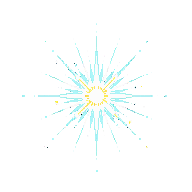
#> input picture docs/design/references/sniper_projectile_vfx/pixellab_deadeye_endpoint_impact_source.png, 192 x 192 px
$ python -i build_pack.py   (imports and definitions only)
#> lines starting #> are read from the running program, lines starting #| are printed output that depends on the picture
#> further down, picture is the input picture: PIL image 192x192 RGBA; mean R, G, B, A 24.2, 30.4, 34.4, 21.2
#!/usr/bin/env python3
"""Build the SCRUM-934 Sniper VFX component pack from PixelLab sources.

The four source PNGs are immutable PixelLab MCP downloads.  This script only
performs deterministic alpha cleanup, combat-alpha limiting, padding QA and
preview/report generation.  It does not paint replacement art.
"""

from __future__ import annotations

from hashlib import sha256
import json
import math
from pathlib import Path
import shutil

from PIL import Image, ImageDraw, ImageFont


ROOT = Path(__file__).resolve().parents[4]
REF = ROOT / "docs/design/references/sniper_projectile_vfx"
PREVIEW = ROOT / "docs/design/previews/sniper_projectile_vfx_contact.png"
RUNTIME = ROOT / "assets/sprites/effects"

ASSETS = {
    "sniper_shatter_rounds_projectile": {
        "weapon_id": "sniper_shatter_rounds",
        "role": "repeatable physical projectile, right-facing canonical source",
        "pixel_lab_id": "7da22aa9-112f-4f01-942b-4f6d9d85c380",
        "source": "pixellab_shatter_rounds_projectile_source.png",
        "accepted": "accepted_shatter_rounds_projectile.png",
        "runtime": "vfx_weapon_sniper_shatter_rounds_projectile.png",
        "size": [128, 64],
        "display_size": [48, 24],
        "prompt": (
            "One single small horizontal supersonic sniper projectile pointing right, "
            "blackened steel needle bullet with a tiny pale icy-cyan luminous tail, "
            "sharp readable silhouette at 16 to 24 pixels, D&D dark fantasy pixel art, "
            "restrained selective outline, centered with abundant empty transparent "
            "space. Object only: no gun, no shooter, no explosion, no text, no border, "
            "no background."
        ),
    },
    "sniper_deadeye_rifle_endpoint_impact": {
        "weapon_id": "sniper_deadeye_rifle",
        "role": "precise locked-shot endpoint hit flash",
        "pixel_lab_id": "371efe43-2f92-4c5d-9421-2d56b1eb4895",
        "source": "pixellab_deadeye_endpoint_impact_source.png",
        "accepted": "accepted_deadeye_endpoint_impact.png",
        "runtime": "vfx_weapon_sniper_deadeye_rifle_endpoint_impact.png",
        "size": [192, 192],
        "display_size": [96, 96],
        "prompt": (
            "Compact endpoint hit impact for a precision fantasy sniper shot, white-hot "
            "pinprick center with a narrow gold cross-flash and a few icy cyan steel "
            "shards, crisp directional burst readable at combat scale, D&D dark fantasy "
            "pixel art, centered with safe transparent gutter. Impact only: no gun, no "
            "bullet trail, no character, no magic circle, no text, no border, no background."
        ),
    },
    "sniper_spotter_scope_telegraph": {
        "weapon_id": "sniper_spotter_scope",
        "role": "semi-transparent pending artillery danger zone",
        "pixel_lab_id": "7d95f053-d8d2-4f26-abb9-deeb3c52b3a8",
        "source": "pixellab_spotter_scope_telegraph_source.png",
        "accepted": "accepted_spotter_scope_telegraph.png",
        "runtime": "vfx_weapon_sniper_spotter_scope_telegraph.png",
        "size": [256, 256],
        "display_size": [160, 160],
        "prompt": (
            "Flat top-down pending artillery targeting telegraph: one thin semi-transparent "
            "crimson red circular to slightly oval ring with four restrained black-iron "
            "gothic sight ticks, empty transparent center, calm readable danger-zone outline "
            "for a dark fantasy D&D game. Marker only: no explosion, no beam, no weapon, no "
            "runes, no text, no solid fill, no border, no background."
        ),
    },
    "sniper_spotter_scope_impact": {
        "weapon_id": "sniper_spotter_scope",
        "role": "high-damage shell impact after telegraph",
        "pixel_lab_id": "4fd616e6-1e86-4d7a-9498-ff1cc43980aa",
        "source": "pixellab_spotter_scope_impact_source.png",
        "accepted": "accepted_spotter_scope_impact.png",
        "runtime": "vfx_weapon_sniper_spotter_scope_impact.png",
        "size": [256, 256],
        "display_size": [144, 144],
        "prompt": (
            "Top-down high-damage fantasy artillery shell impact, compact white-hot center, "
            "crimson and ember-orange shock petals, blackened iron fragments and a restrained "
            "dark smoke crown, powerful but clean silhouette readable at combat scale, D&D "
            "dark fantasy pixel art, centered with safe transparent gutter. Impact only: no "
            "targeting ring, no gun, no character, no text, no border, no background."
        ),
    },
}


def _digest(path: Path) -> str:
    return sha256(path.read_bytes()).hexdigest()


def _border_color(image: Image.Image) -> tuple[int, int, int]:
    pixels = image.convert("RGB")
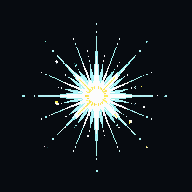
#> pixels: PIL image 192x192 RGB; mean R, G, B 24.2, 30.4, 34.4
    samples = []
    for x in range(image.width):
        samples.extend((pixels.getpixel((x, 0)), pixels.getpixel((x, image.height - 1))))
#> after the loop, samples = 384 items, first 6: (7, 11, 16), (7, 11, 16), (7, 11, 16), (7, 11, 16), (7, 11, 16), (7, 11, 16)
    for y in range(image.height):
        samples.extend((pixels.getpixel((0, y)), pixels.getpixel((image.width - 1, y))))
#> after the loop, samples = 768 items, first 6: (7, 11, 16), (7, 11, 16), (7, 11, 16), (7, 11, 16), (7, 11, 16), (7, 11, 16)
    channels = list(zip(*samples))
#> channels = 3 items
    return tuple(sorted(channel)[len(channel) // 2] for channel in channels)


# [230 lines left out: functions _clean_flat_background, _metrics, _font, _checker, _build_preview, main, not called in this run]


# [2 lines not run here, left out]

>>> from PIL import Image
>>> picture = Image.open('pixellab_deadeye_endpoint_impact_source.png')
>>> result = _border_color(picture)
#> result = (7, 11, 16)
